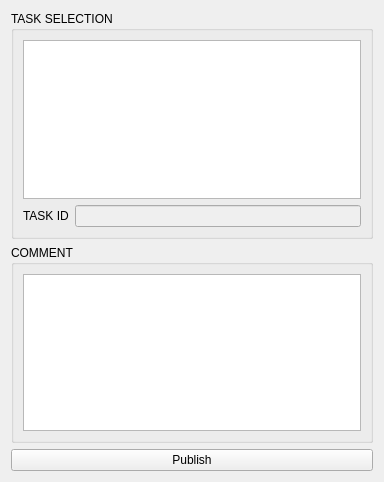
<?xml version="1.0" encoding="UTF-8"?>
<ui version="4.0">
 <class>Form</class>
 <widget class="QWidget" name="Form">
  <property name="geometry">
   <rect>
    <x>0</x>
    <y>0</y>
    <width>380</width>
    <height>482</height>
   </rect>
  </property>
  <property name="windowTitle">
   <string>Form</string>
  </property>
  <layout class="QVBoxLayout" name="verticalLayout">
   <item>
    <widget class="QGroupBox" name="groupBox">
     <property name="minimumSize">
      <size>
       <width>362</width>
       <height>228</height>
      </size>
     </property>
     <property name="title">
      <string>TASK SELECTION</string>
     </property>
     <layout class="QVBoxLayout" name="verticalLayout_2">
      <item>
       <widget class="QTreeWidget" name="task_tree">
        <property name="headerHidden">
         <bool>true</bool>
        </property>
        <column>
         <property name="text">
          <string/>
         </property>
        </column>
       </widget>
      </item>
      <item>
       <layout class="QHBoxLayout" name="horizontalLayout">
        <item>
         <widget class="QLabel" name="label">
          <property name="text">
           <string>TASK ID</string>
          </property>
         </widget>
        </item>
        <item>
         <widget class="QLineEdit" name="context_id">
          <property name="enabled">
           <bool>false</bool>
          </property>
         </widget>
        </item>
       </layout>
      </item>
     </layout>
    </widget>
   </item>
   <item>
    <widget class="QGroupBox" name="groupBox_2">
     <property name="title">
      <string>COMMENT</string>
     </property>
     <layout class="QVBoxLayout" name="verticalLayout_3">
      <item>
       <widget class="QPlainTextEdit" name="comment_box"/>
      </item>
     </layout>
    </widget>
   </item>
   <item>
    <widget class="QPushButton" name="publish_button">
     <property name="text">
      <string>Publish</string>
     </property>
    </widget>
   </item>
  </layout>
 </widget>
 <resources/>
 <connections/>
</ui>
